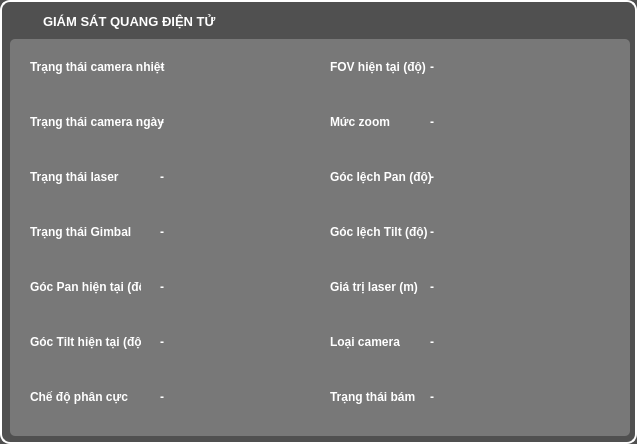
<?xml version="1.0" encoding="UTF-8"?>
<ui version="4.0">
 <class>Lienhop_GSqdt_Form</class>
 <widget class="QWidget" name="Lienhop_GSqdt_Form">
  <property name="geometry">
   <rect>
    <x>0</x>
    <y>0</y>
    <width>637</width>
    <height>444</height>
   </rect>
  </property>
  <property name="windowTitle">
   <string>Form</string>
  </property>
  <property name="styleSheet">
   <string notr="true">QWidget#Lienhop_GSqdt_Form {
background-color: rgb(80, 80, 80);
border-radius: 10px;
border-width: 2;
border-style: solid;
border-color: rgb(255, 255, 255);
}
QGroupBox {
border-radius: 5px;
border-width: 2;
border-style: solid;
border-color: rgb(255, 255, 255);
}
* {
color: white;
font-weight: bold;
}
</string>
  </property>
  <widget class="QLabel" name="label_17">
   <property name="geometry">
    <rect>
     <x>10</x>
     <y>10</y>
     <width>620</width>
     <height>23</height>
    </rect>
   </property>
   <property name="maximumSize">
    <size>
     <width>100000</width>
     <height>23</height>
    </size>
   </property>
   <property name="font">
    <font>
     <pointsize>10</pointsize>
     <weight>75</weight>
     <bold>true</bold>
    </font>
   </property>
   <property name="styleSheet">
    <string notr="true">padding-left: 30;
color: white;</string>
   </property>
   <property name="text">
    <string notr="true">GIÁM SÁT QUANG ĐIỆN TỬ</string>
   </property>
   <property name="textFormat">
    <enum>Qt::AutoText</enum>
   </property>
  </widget>
  <widget class="QFrame" name="frame">
   <property name="geometry">
    <rect>
     <x>10</x>
     <y>39</y>
     <width>620</width>
     <height>397</height>
    </rect>
   </property>
   <property name="styleSheet">
    <string notr="true">QFrame#frame {
background-color: rgb(120, 120, 120);
border-radius: 5px;
border-width: 0;
}
QGroupBox {
margin-top: 7;
}
QGroupBox::title {
top: -8;
left: 24;
padding-left: 10px;
padding-right: 10px;
}</string>
   </property>
   <property name="frameShape">
    <enum>QFrame::StyledPanel</enum>
   </property>
   <property name="frameShadow">
    <enum>QFrame::Raised</enum>
   </property>
   <widget class="QLabel" name="label">
    <property name="geometry">
     <rect>
      <x>20</x>
      <y>20</y>
      <width>141</width>
      <height>16</height>
     </rect>
    </property>
    <property name="text">
     <string>Trạng thái camera nhiệt</string>
    </property>
   </widget>
   <widget class="QLabel" name="label_2">
    <property name="geometry">
     <rect>
      <x>150</x>
      <y>20</y>
      <width>111</width>
      <height>16</height>
     </rect>
    </property>
    <property name="text">
     <string>-</string>
    </property>
   </widget>
   <widget class="QLabel" name="label_3">
    <property name="geometry">
     <rect>
      <x>20</x>
      <y>75</y>
      <width>141</width>
      <height>16</height>
     </rect>
    </property>
    <property name="text">
     <string>Trạng thái camera ngày</string>
    </property>
   </widget>
   <widget class="QLabel" name="label_4">
    <property name="geometry">
     <rect>
      <x>20</x>
      <y>130</y>
      <width>111</width>
      <height>16</height>
     </rect>
    </property>
    <property name="text">
     <string>Trạng thái laser</string>
    </property>
   </widget>
   <widget class="QLabel" name="label_5">
    <property name="geometry">
     <rect>
      <x>20</x>
      <y>185</y>
      <width>111</width>
      <height>16</height>
     </rect>
    </property>
    <property name="text">
     <string>Trạng thái Gimbal</string>
    </property>
   </widget>
   <widget class="QLabel" name="label_6">
    <property name="geometry">
     <rect>
      <x>20</x>
      <y>240</y>
      <width>111</width>
      <height>16</height>
     </rect>
    </property>
    <property name="text">
     <string>Góc Pan hiện tại (độ)</string>
    </property>
   </widget>
   <widget class="QLabel" name="label_7">
    <property name="geometry">
     <rect>
      <x>20</x>
      <y>295</y>
      <width>111</width>
      <height>16</height>
     </rect>
    </property>
    <property name="text">
     <string>Góc Tilt hiện tại (độ)</string>
    </property>
   </widget>
   <widget class="QLabel" name="label_8">
    <property name="geometry">
     <rect>
      <x>20</x>
      <y>350</y>
      <width>111</width>
      <height>16</height>
     </rect>
    </property>
    <property name="text">
     <string>Chế độ phân cực</string>
    </property>
   </widget>
   <widget class="QLabel" name="label_9">
    <property name="geometry">
     <rect>
      <x>150</x>
      <y>75</y>
      <width>111</width>
      <height>16</height>
     </rect>
    </property>
    <property name="text">
     <string>-</string>
    </property>
   </widget>
   <widget class="QLabel" name="label_10">
    <property name="geometry">
     <rect>
      <x>150</x>
      <y>130</y>
      <width>111</width>
      <height>16</height>
     </rect>
    </property>
    <property name="text">
     <string>-</string>
    </property>
   </widget>
   <widget class="QLabel" name="label_11">
    <property name="geometry">
     <rect>
      <x>150</x>
      <y>185</y>
      <width>111</width>
      <height>16</height>
     </rect>
    </property>
    <property name="text">
     <string>-</string>
    </property>
   </widget>
   <widget class="QLabel" name="label_12">
    <property name="geometry">
     <rect>
      <x>150</x>
      <y>240</y>
      <width>111</width>
      <height>16</height>
     </rect>
    </property>
    <property name="text">
     <string>-</string>
    </property>
   </widget>
   <widget class="QLabel" name="label_13">
    <property name="geometry">
     <rect>
      <x>150</x>
      <y>350</y>
      <width>111</width>
      <height>16</height>
     </rect>
    </property>
    <property name="text">
     <string>-</string>
    </property>
   </widget>
   <widget class="QLabel" name="label_14">
    <property name="geometry">
     <rect>
      <x>150</x>
      <y>295</y>
      <width>111</width>
      <height>16</height>
     </rect>
    </property>
    <property name="text">
     <string>-</string>
    </property>
   </widget>
   <widget class="QLabel" name="label_15">
    <property name="geometry">
     <rect>
      <x>320</x>
      <y>20</y>
      <width>141</width>
      <height>16</height>
     </rect>
    </property>
    <property name="text">
     <string>FOV hiện tại (độ)</string>
    </property>
   </widget>
   <widget class="QLabel" name="label_16">
    <property name="geometry">
     <rect>
      <x>420</x>
      <y>350</y>
      <width>111</width>
      <height>16</height>
     </rect>
    </property>
    <property name="text">
     <string>-</string>
    </property>
   </widget>
   <widget class="QLabel" name="label_18">
    <property name="geometry">
     <rect>
      <x>320</x>
      <y>75</y>
      <width>141</width>
      <height>16</height>
     </rect>
    </property>
    <property name="text">
     <string>Mức zoom</string>
    </property>
   </widget>
   <widget class="QLabel" name="label_19">
    <property name="geometry">
     <rect>
      <x>320</x>
      <y>295</y>
      <width>111</width>
      <height>16</height>
     </rect>
    </property>
    <property name="text">
     <string>Loại camera</string>
    </property>
   </widget>
   <widget class="QLabel" name="label_20">
    <property name="geometry">
     <rect>
      <x>320</x>
      <y>130</y>
      <width>111</width>
      <height>16</height>
     </rect>
    </property>
    <property name="text">
     <string>Góc lệch Pan (độ)</string>
    </property>
   </widget>
   <widget class="QLabel" name="label_21">
    <property name="geometry">
     <rect>
      <x>420</x>
      <y>185</y>
      <width>111</width>
      <height>16</height>
     </rect>
    </property>
    <property name="text">
     <string>-</string>
    </property>
   </widget>
   <widget class="QLabel" name="label_22">
    <property name="geometry">
     <rect>
      <x>320</x>
      <y>240</y>
      <width>111</width>
      <height>16</height>
     </rect>
    </property>
    <property name="text">
     <string>Giá trị laser (m)</string>
    </property>
   </widget>
   <widget class="QLabel" name="label_23">
    <property name="geometry">
     <rect>
      <x>420</x>
      <y>75</y>
      <width>111</width>
      <height>16</height>
     </rect>
    </property>
    <property name="text">
     <string>-</string>
    </property>
   </widget>
   <widget class="QLabel" name="label_24">
    <property name="geometry">
     <rect>
      <x>320</x>
      <y>350</y>
      <width>111</width>
      <height>16</height>
     </rect>
    </property>
    <property name="text">
     <string>Trạng thái bám</string>
    </property>
   </widget>
   <widget class="QLabel" name="label_25">
    <property name="geometry">
     <rect>
      <x>420</x>
      <y>20</y>
      <width>111</width>
      <height>16</height>
     </rect>
    </property>
    <property name="text">
     <string>-</string>
    </property>
   </widget>
   <widget class="QLabel" name="label_26">
    <property name="geometry">
     <rect>
      <x>420</x>
      <y>130</y>
      <width>111</width>
      <height>16</height>
     </rect>
    </property>
    <property name="text">
     <string>-</string>
    </property>
   </widget>
   <widget class="QLabel" name="label_27">
    <property name="geometry">
     <rect>
      <x>420</x>
      <y>240</y>
      <width>111</width>
      <height>16</height>
     </rect>
    </property>
    <property name="text">
     <string>-</string>
    </property>
   </widget>
   <widget class="QLabel" name="label_28">
    <property name="geometry">
     <rect>
      <x>420</x>
      <y>295</y>
      <width>111</width>
      <height>16</height>
     </rect>
    </property>
    <property name="text">
     <string>-</string>
    </property>
   </widget>
   <widget class="QLabel" name="label_29">
    <property name="geometry">
     <rect>
      <x>320</x>
      <y>185</y>
      <width>111</width>
      <height>16</height>
     </rect>
    </property>
    <property name="text">
     <string>Góc lệch Tilt (độ)</string>
    </property>
   </widget>
  </widget>
 </widget>
 <resources/>
 <connections/>
</ui>
